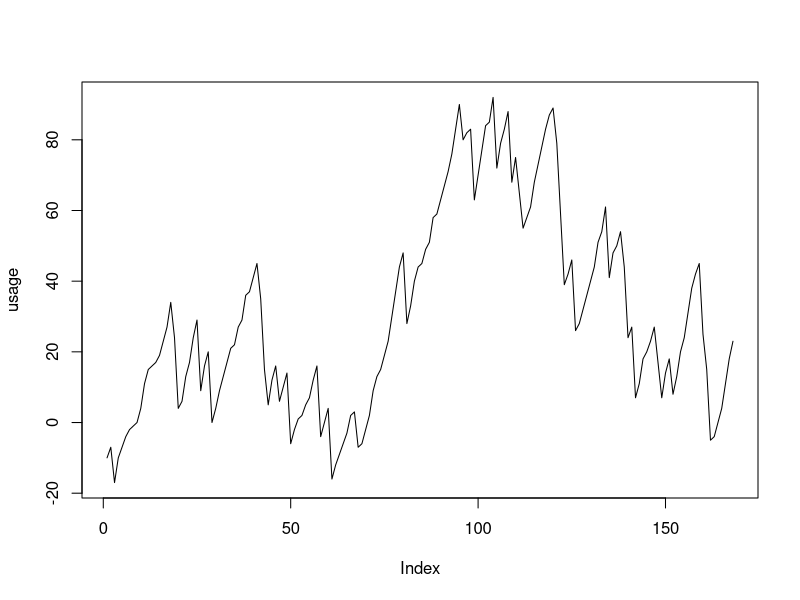
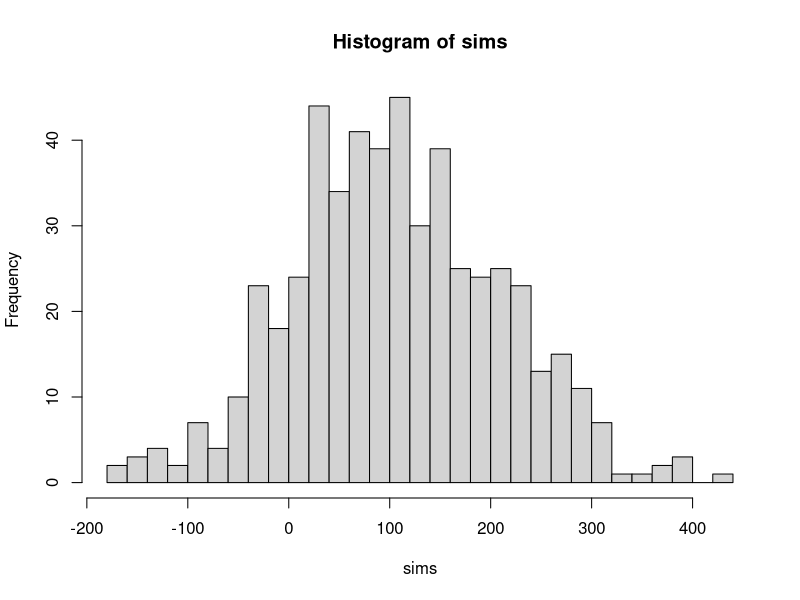

Reproduce these figures in R, in order.
#!/usr/bin/Rscript
##
## Start the interpreter with M-R. Use C-c C-j to eval a line.
##

##
## Simulating Data might be usefull as a tutorial [1].
##
## [1] https://clayford.github.io/dwir/dwr_12_generating_data.html
##
## In this  particular distribution  the increments are  usually small
## and positive or large and negative:
prior <- c(1,2,3,4,4,4,5,7,7,-10,-20);
mean (prior);                           # 0.6363636

## In case you want to exclude drift:
## prior <- prior - mean (prior);


## This outputs the frequency table:
table (prior);

## There are 7 * 24 = 168 hours in a week
week <- 7 * 24;
usage <- cumsum (sample (prior, size = week, replace = TRUE));
plot (usage, type = "l");

## Simulate the eveolution over one week  many times. One year of data
## is amounts to 52 one-week simulations, this 52 * 10 is ten years of
## data! You will never have that much in reality!
sims <- replicate (n = 52 * 10, sum (sample (prior, size = week, replace = TRUE)));

## The expectation value of a sum is  a multiple of that for the prior
## distribution:
c (mean (sims), week * mean (prior));

## Histogram
hist (sims, breaks=25);
